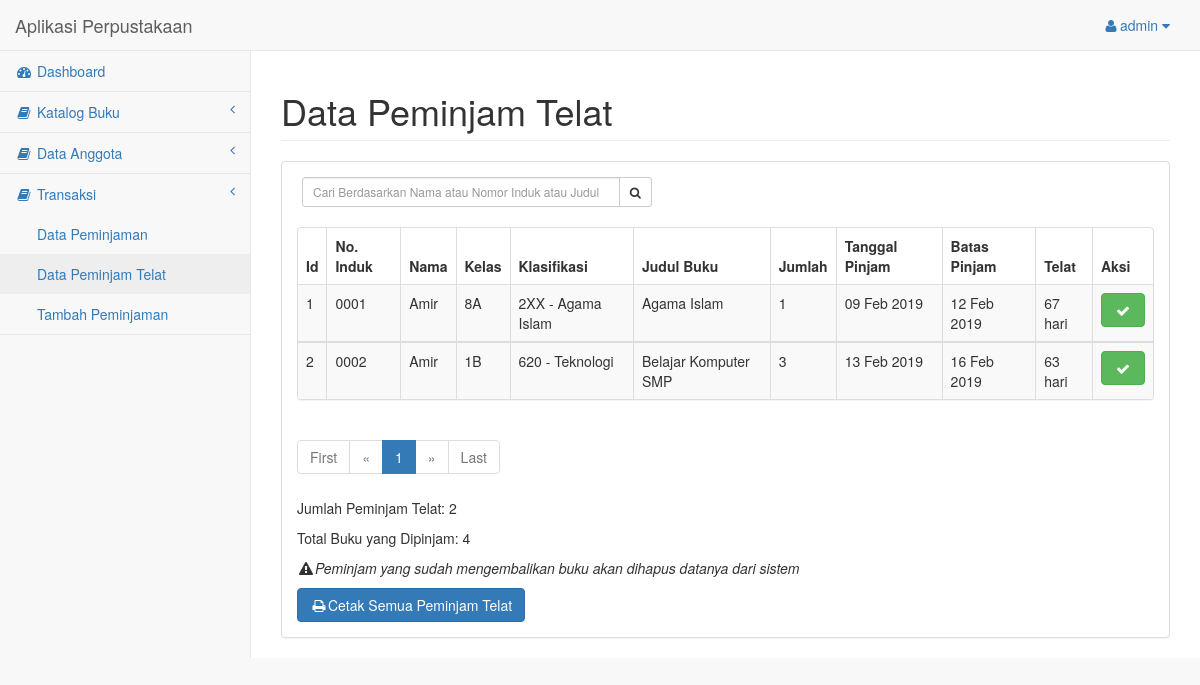
The page /halaman_admin/peminjam-telat.php (signed in) on the database its author committed.
### tables this page shows
CREATE TABLE `peminjaman` (
  `id_pinjam` int(5) NOT NULL,
  `id_buku` int(5) NOT NULL,
  `nomor_induk` varchar(20) NOT NULL,
  `jumlah` int(5) NOT NULL,
  `tgl_pinjam` varchar(30) NOT NULL,
  `batas_pinjam` varchar(30) NOT NULL,
  `tgl_input` varchar(30) NOT NULL,
  `status` varchar(30) NOT NULL
);

CREATE TABLE `anggota` (
  `id_anggota` int(64) NOT NULL,
  `nomor_induk` varchar(20) NOT NULL,
  `nama_siswa` varchar(100) NOT NULL,
  `jk` varchar(10) NOT NULL,
  `kelas` varchar(5) NOT NULL,
  `tahun_masuk` varchar(10) NOT NULL,
  `alamat` text NOT NULL
);

CREATE TABLE `buku` (
  `id_buku` int(5) NOT NULL,
  `foto` varchar(255) NOT NULL,
  `kode` varchar(20) NOT NULL,
  `isbn` varchar(30) NOT NULL,
  `judul` varchar(100) NOT NULL,
  `pengarang` varchar(30) NOT NULL,
  `penerbit` varchar(30) NOT NULL,
  `tahun` varchar(5) NOT NULL,
  `stok` int(5) NOT NULL,
  `id_kategori` int(5) NOT NULL,
  `id_klasifikasi` varchar(10) NOT NULL,
  `nomor_klasifikasi` varchar(5) NOT NULL,
  `klasifikasi` varchar(50) NOT NULL
);

### halaman_admin/peminjam-telat.php (the view, shortened to what this page needs)
<?php
include("layout-header.php");
function tanggal_tabel($tanggal){
    $bulan = array(1 => 'Jan', 'Feb', 'Mar', 'Apr', 'Mei', 'Juni', 'Juli', 'Agust', 'Sept', 'Okt', 'Nov', 'Des');
    $split = explode('-', $tanggal);
    return $split[2] . ' ' . $bulan[(int)$split[1]] . ' ' . $split[0];
}
?>
<div id="page-wrapper">
    <div class="row">
        <div class="col-lg-12">
            <h1 class="page-header">Data Peminjam Telat</h1>
        </div>
    </div>
    <div class="row">
        <div class="col-lg-12">
            <div class="panel panel-default">
                <div class="panel-body">
                    <div class="row">
                        <div class="row">
                           <div class="box-tools" style="width: 350px; margin-left: 35px; margin-bottom: 20px;">
                            <form action="peminjam-telat.php" method="GET">
                                <div class="input-group">
                                    <input type='text' class="form-control input-sm pull-right" name='qcari' placeholder='Cari Berdasarkan Nama atau Nomor Induk atau Judul' required />
                                    <div class="input-group-btn">
                                        <button class="btn btn-sm btn-default" type="submit"><i class="fa fa-search"></i></button>
                                    </div>
                                </div>
                            </form>
                        </div>
                    </div>
                    <div class="col-lg-12">
                        <div class="panel panel-default">
                            <div class="table-responsive">
                                <table class="table table-striped table-bordered table-hover">
                                    <?php
                                    $page = (isset($_GET['page'])) ? $_GET['page'] : 1;
                                        $limit = 30;
                                        $limit_start = ($page - 1) * $limit;
                                        $tanggal_sekarang = Date('Y-m-d');
                                        $totalbuku = '';
                                        if(isset($_GET['qcari'])){
                                            $qcari = $_GET['qcari'];
                                            $sql = "SELECT * FROM peminjaman, anggota, buku, klasifikasi WHERE peminjaman.id_buku = buku.id_buku AND peminjaman.nomor_induk=anggota.nomor_induk AND buku.id_klasifikasi = klasifikasi.id AND peminjaman.batas_pinjam < '$tanggal_sekarang' AND peminjaman.status= 'Belum Dikembalikan' AND anggota.nama_siswa like '%$qcari%' LIMIT ".$limit_start.",".$limit;
                                        } else{
                                            $sql = "SELECT * FROM peminjaman, anggota, buku, klasifikasi WHERE peminjaman.id_buku = buku.id_buku AND peminjaman.nomor_induk=anggota.nomor_induk AND buku.id_klasifikasi = klasifikasi.id  AND peminjaman.batas_pinjam < '$tanggal_sekarang' AND peminjaman.status='Belum Dikembalikan' LIMIT ".$limit_start.",".$limit ;
                                        }
                                        $query = mysqli_query($koneksi, $sql);
                                        if (mysqli_num_rows($query) < 1) {
                                            echo "Tidak Ada Data";
                                        } else {
                                            echo "<thead>";
                                            echo "<tr>";
                                            echo "<th>Id</th>";
                                            echo "<th>No. Induk</th>";
                                            echo "<th>Nama</th>";
                                            echo "<th>Kelas</th>";
                                            echo "<th>Klasifikasi</th>";
                                            echo "<th>Judul Buku</th>";
                                            echo "<th>Jumlah</th>";
                                            echo "<th>Tanggal Pinjam</th>";
                                            echo "<th>Batas Pinjam</th>";
                                            echo "<th>Telat</th>";
                                            echo "<th>Aksi</th>";
                                            echo "</tr>";
                                            echo "</thead>";
                                        }
                                        while ($row = mysqli_fetch_array($query)){
                                            $carihari = abs(strtotime($tanggal_sekarang) - strtotime($row['batas_pinjam']));
                                            $jumlahbuku[] = $row['jumlah'];
                                            $totalbuku = array_sum($jumlahbuku);
                                            if($tanggal_sekarang > $row['batas_pinjam']){
                                                $hitunghari = floor($carihari / (60*60*24) );
                                            } else{
                                                $hitunghari = 0;
                                            }
                                            echo "<tbody>";
                                            echo "<tr>";
                                            echo "<td>".$row['id_pinjam']."</td>";
                                            echo "<td>".$row['nomor_induk']."</td>";
                                            echo "<td>".$row['nama_siswa']."</td>";
                                            echo "<td>".$row['kelas']."</td>";
                                            echo "<td>".$row['nomor_klasifikasi']." - ".$row['klasifikasi']."</td>";
                                            echo "<td>".$row['judul']."</td>";
                                            echo "<td>".$row['jumlah']."</td>";
                                            echo "<td>".tanggal_tabel($row['tgl_pinjam'])."</td>";
                                            echo "<td>".tanggal_tabel($row['batas_pinjam'])."</td>";
                                            echo "<td>".$hitunghari." hari </td>";
                                            echo "<td>";
                                            if($row['status'] == 'Belum Dikembalikan'){
                                                echo "<a class='btn btn-success' data-toggle='tooltip' data-placement='left' title='Dikembalikan' href='peminjaman-edit.php?id=".$row['id_pinjam']."' onClick='return kembali()'><i class='fa fa-check fa-fw'></i></a>";
                                            } else{
                                                echo "<a class='btn btn-danger' data-toggle='tooltip' data-placement='left' title='Hapus' href='peminjaman-hapus.php?id=".$row['id_pinjam']."' onClick='return hapus()'><i class='fa fa-trash fa-fw'></i></a>";
                                            }
                                            echo "</td>";
                                            echo "</tr>";
                                            echo "</tbody>";
                                        }
                                        ?>
                                    </table>
                                </div>
                            </div>
                            <div class="row">
                                <div class="col-lg-6">
                                <ul class="pagination">
                                    <?php
                                if ($page == 1) {
                                    ?>
                                    <li class="disabled"><a href="#">First</a></li>
                                    <li class="disabled"><a href="#">&laquo;</a></li>
                                    <?php
                                } else {
                                    $link_prev = ($page > 1) ? $page - 1 : 1;
                                    ?>
                                    <li><a href="peminjaman-telat.php?page=1">First</a></li>
                                    <li><a href="peminjaman-telat?page=<?php echo $link_prev; ?>">&laquo;</a></li>
                                    <?php
                                }
                                ?>
                                <?php
                                $sql2 = "SELECT COUNT(*) AS jmlh FROM peminjaman WHERE status='Belum Dikembalikan'";
                                $query2 = mysqli_query($koneksi, $sql2);
                                $get_jumlah = mysqli_fetch_array($query2);
                                $jumlah_page = ceil($get_jumlah['jmlh'] / $limit);
                                $jumlah_number = 3;
                                $start_number = ($page > $jumlah_number) ? $page - $jumlah_number : 1;
                                $end_number = ($page < ($jumlah_page - $jumlah_number)) ? $page + $jumlah_number : $jumlah_page;
                                for ($i = $start_number; $i <= $end_number; $i++) {
                                    $link_active = ($page == $i) ? 'class="active"' : '';
                                    ?>
                                    <li <?php echo $link_active; ?>><a href="peminjaman-telat.php?page=<?php echo $i; ?>"><?php echo $i; ?></a></li>
                                    <?php
                                }
                                ?>
                                <?php
                                if ($page == $jumlah_page) {
                                    ?>
                                    <li class="disabled"><a href="#">&raquo;</a></li>
                                    <li class="disabled"><a href="#">Last</a></li>
                                    <?php
                                } else {
                                    $link_next = ($page < $jumlah_page) ? $page + 1 : $jumlah_page;
                                    ?>
                                    <li><a href="peminjaman-telat.php?page=<?php echo $link_next; ?>">&raquo;</a></li>
                                    <li><a href="peminjaman-telat.php?page=<?php echo $jumlah_page; ?>">Last</a></li>
                                    <?php
                                }
                                ?>
                            </ul>
                        </div>
                    </div>
                    <p>Jumlah Peminjam Telat: <?php echo mysqli_num_rows($query);  ?></p>
                    <p>Total Buku yang Dipinjam: <?php echo $totalbuku;  ?></p>
                    <p><i class="fa fa-warning fa-fw"></i><i>Peminjam yang sudah mengembalikan buku akan dihapus datanya dari sistem</i></p>
                </div>
            </div>
            <div class="row">
                <div class="col-lg-6">
                    <a href="cetaklaporanpinjamtelat.php" target="_blank"><button class="btn btn-primary"><i class="fa fa-print fa-fw"></i>Cetak Semua Peminjam Telat</button></a>
                </div>
            </div>
        </div>
    </div>
</div>
</div>
</div>
</div>
<?php include("layout-footer.php"); ?>

### rows shown on the page
peminjaman: id_pinjam "1", anggota.nomor_induk "0001", anggota.nama_siswa "Amir", anggota.kelas "8A", id_buku.nomor_klasifikasi "2XX", id_buku.klasifikasi "Agama Islam", id_buku.judul "Agama Islam", jumlah "1", tgl_pinjam "09 Feb 2019", batas_pinjam "12 Feb 2019", batas_pinjam "67"
peminjaman: id_pinjam "2", anggota.nomor_induk "0002", anggota.nama_siswa "Amir", anggota.kelas "1B", id_buku.nomor_klasifikasi "620", id_buku.klasifikasi "Teknologi", id_buku.judul "Belajar Komputer SMP", jumlah "3", tgl_pinjam "13 Feb 2019", batas_pinjam "16 Feb 2019", batas_pinjam "63"

### other values the page prints
$_SESSION['username'] "admin"
mysqli_num_rows($query) "2"
$totalbuku "4"
